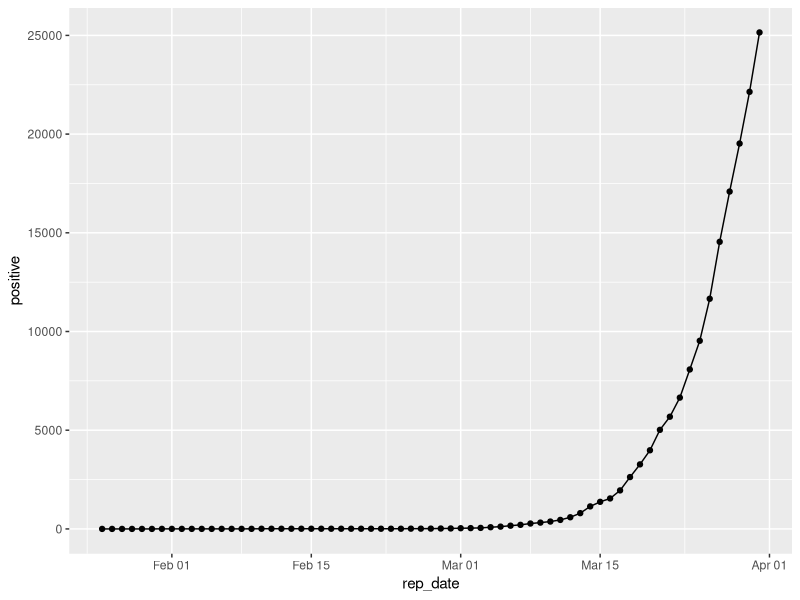
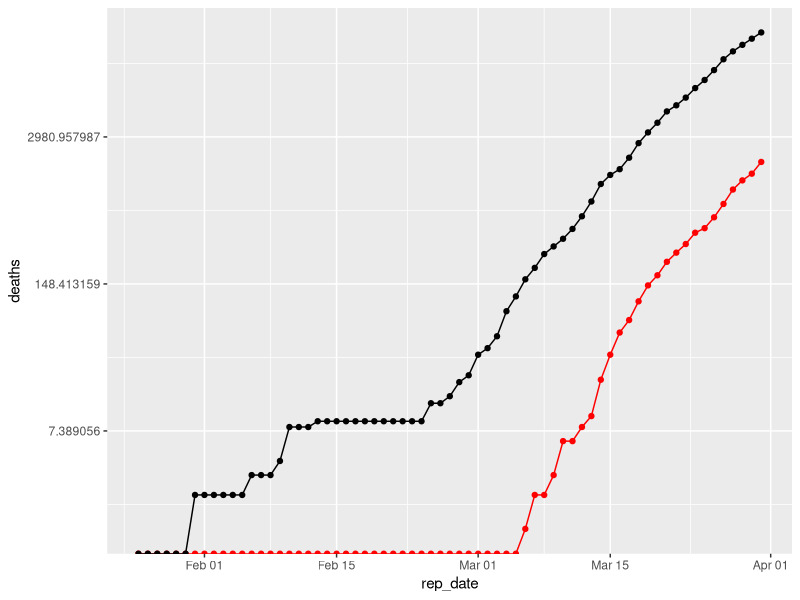
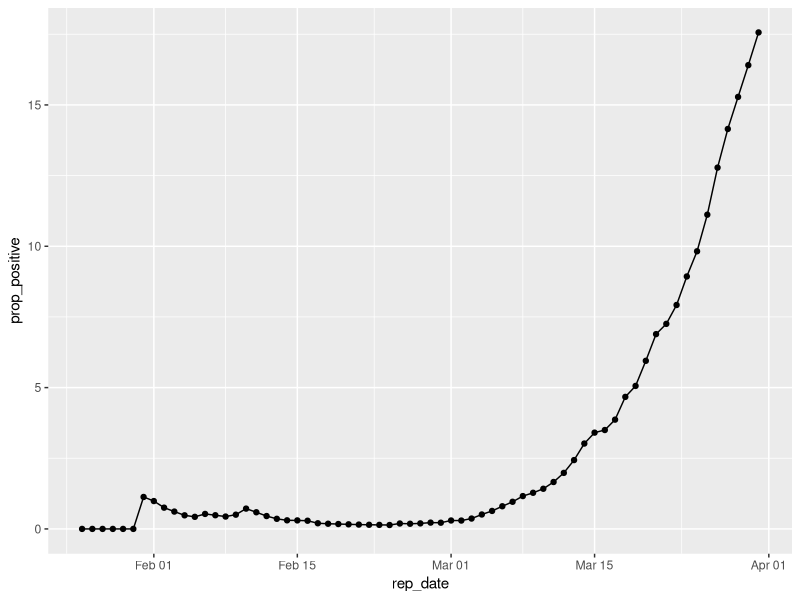

These figures' R source, in order:
library(tidyverse)
library(lubridate)

df <- read_csv('coronavirus-data.csv') %>%
  mutate(
    rep_date = dmy(report_date),
    prop_positive = positive/test * 100
  )  

ggplot(df, aes(x=rep_date)) +
  geom_point(aes(y=positive), stat="identity") + 
  geom_line(aes(y=positive), stat="identity")

ggplot(df, aes(x=rep_date)) +
  geom_point(aes(y=deaths), stat="identity", color='red') + 
  geom_line(aes(y=deaths), stat="identity", color='red') +
  geom_point(aes(y=positive), stat="identity") + 
  geom_line(aes(y=positive), stat="identity") +
  scale_y_continuous( trans = scales::log_trans())


ggplot(df, aes(x=rep_date)) +
  geom_point(aes(y=prop_positive), stat="identity") + 
  geom_line(aes(y=prop_positive), stat="identity")

# library(incidence)
# 
# i.1 <- incidence(df$rep_date, interval = 1)
# 
# 
# my_theme <- theme_bw(base_size = 12) +
#   theme(panel.grid.minor = element_blank()) +
#   theme(axis.text.x = element_text(angle = 90, hjust = 1, vjust = 0.5, color = "black"))
# 
# plot(i.1, border = "white") +
#   my_theme +
#   theme(legend.position = c(0.8, 0.75))
